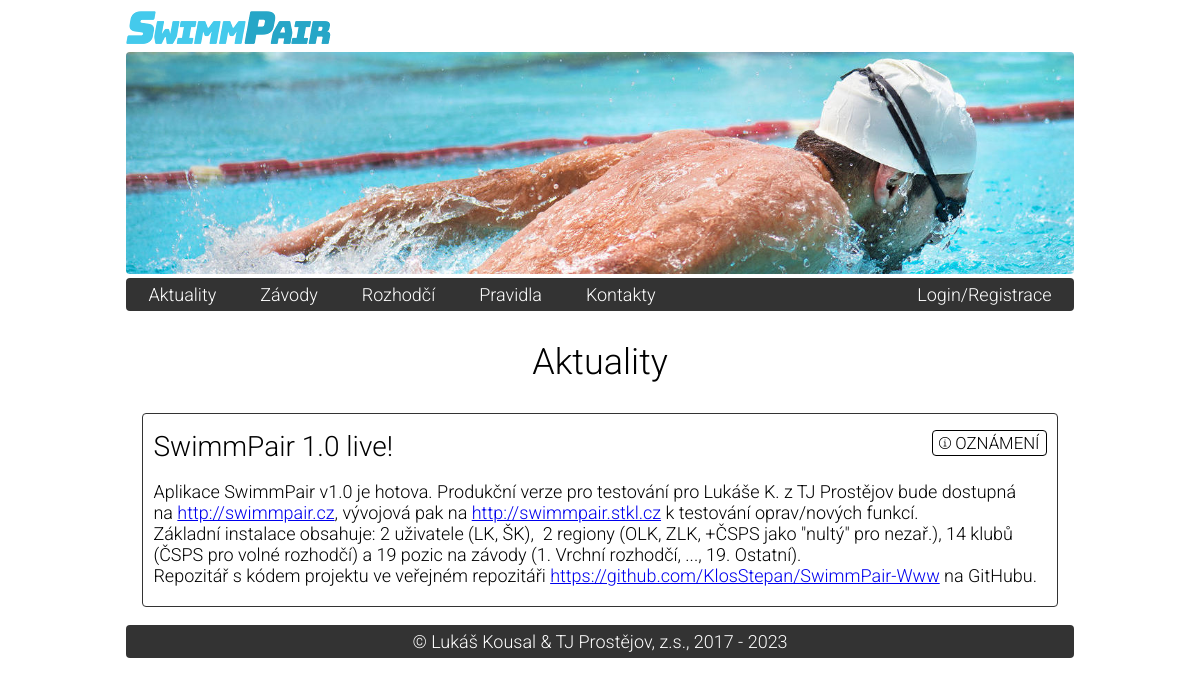
The page / on the database its author committed.
### tables this page shows
CREATE TABLE `sp_posts` (
  `id` int NOT NULL AUTO_INCREMENT,
  `timestamp` datetime DEFAULT CURRENT_TIMESTAMP,
  `title` text NOT NULL,
  `content` text NOT NULL,
  `display_flag` tinyint(1) NOT NULL,
  `author_user_id` int DEFAULT NULL,
  `signature_flag` tinyint(1) NOT NULL,
  PRIMARY KEY (`id`)
);

### start.php (called while the page is built, shortened)
<?php
    $host = getenv("DATABASE_HOST");
    $user = getenv("DATABASE_USER");
    $pass = getenv("DATABASE_PASS");
    $db = getenv("DATABASE_NAME");
	$mysqli = new mysqli($host, $user, $pass, $db) or die($mysqli->error);
	$mysqli->set_charset('utf8');
	function h($string)
	{
	    return htmlspecialchars($string);
	}
	require __DIR__ . '/model/Post.php';
	require __DIR__ . '/model/PostsManager.php';
	$postsManager = new PostsManager($mysqli);

### model/PostsManager.php (called while the page is built, shortened)
<?php
class PostsManager
{
	private $mysqli;
	public function __construct(mysqli $mysqli)
	{
		$this->mysqli = $mysqli;
	}
	public function FindLastNPosts($N)
	{
		$statement = $this->mysqli->prepare('CALL `FindLastNPosts`(?);');
		$statement->bind_param('i', $N);
		$posts = $this->_CreatePostsFromStatement($statement);
		return $posts;
	}
	private function _CreatePostsFromStatement(mysqli_stmt $statement)
	{
		$statement->execute();
		$rows = $statement->get_result()->fetch_all(MYSQLI_ASSOC);
		$posts = [];
		foreach ($rows as $row) {
			$posts[] = $this->_CreatePostFromRow($row);
		}
		return $posts;
	}
	private function _CreatePostFromRow(array $row)
	{
		return new Post($row['id'], $row['timestamp'], $row['title'], $row['content'], $row['display_flag'], $row['author_user_id'], $row['signature_flag']);
	}
}

### model/Post.php (called while the page is built, shortened)
<?php
class Post
{
    public function __construct($id, $timestamp, $title, $content, $display_flag, $author_user_id, $signature_flag)
    {
        $this->id = $id;
        $this->title = $title;
        $this->content = $content;
        $this->author_user_id = $author_user_id;
        $this->signature_flag = $signature_flag;
    }
}

### index.php (the view, shortened to what this page needs)
<?php
require 'start.php';
$posts = $postsManager->FindLastNPosts(3);
?>
<!DOCTYPE html>
<html>
<head>
    <?php include("UNIFIED_head_content.php"); ?>
</head>
<body>
    <div class="bodywrapper">
    <?php include("UNIFIED_header.php"); ?>
    <?php include("UNIFIED_menu.php"); ?>
    <section class="content">
        <h1>Aktuality</h1>
        <section id="posts">
            <?php if ($posts): ?>
                <?php foreach ($posts as $post): ?>
                    <article class="post" id="<?= h($post->id) ?>">
                        <h1><span><?= h($post->title) ?></span>
                            <?php
                            if($post->signature_flag==1)
                            {
	                            echo "<span class=\"author\">";
	                            if($post->author_user_id==null)
                                {
                                    echo "<img src=\"img/info_24x24.png\" alt=\"info\" height=\"12\" width=\"12\"> OZNÁMENÍ";
                                }
                                else
                                {
	                                echo "<span class=\"frame\">aut. </span><span>".$usersManager->GetUserFullNameByID($post->author_user_id).", </span><span class=\"frame\">naps. ".date("d-m-Y", strtotime($post->timestamp))."</span>";
                                }
	                            echo "</span>";
                            }
                            ?>
                        </h1>
                        <p class="paragraph"><?= $post->content ?></p>
                    </article>
                <?php endforeach; ?>
            <?php else: ?>
                0 aktualit
            <?php endif; ?>
        </section>
    </section>
    <?php include("UNIFIED_footer.php"); ?>
</div>
</body>
</html>

### css/style.css (style rules this page uses)
html { overflow-y: scroll; }
body { color: #000; font-weight: 300; font-family: 'Roboto', sans-serif; font-size: 18px; text-align: center; }
.bodywrapper { width: 80%; margin: 0 auto; text-align: left; }
.post { border: 1px solid #333333; border-radius: 4px; padding: 2px 10px 2px 10px; margin: 16px; }
.post>h1 { font-size: 28px; margin-top: 14px; margin-bottom: 14px; }
.author { float: right; font-size: 60%; border: 1px solid; padding: 2px 6px 2px 6px; border-radius: 4px; }
h1 { font-weight: 300; font-family: 'Roboto', sans-serif; font-size: 32px; }
.content>h1, #title>h1, #content>h1 { text-align: center; font-weight: 300; font-size: 36px; }

### rows shown on the page
sp_posts: title "SwimmPair 1.0 live!", signature_flag 1 (drawn), content "Aplikace SwimmPair v1.0 je hotova. Produkční verze pro testování pro Lukáše K. z TJ Prostějov bude dostupná na http://swimmpair.cz , vývojová pak na http://swimmpair.stkl.cz k testování oprav/nových funkcí. Základní instalace obsahuje: 2 uživatele (LK, ŠK), 2 regiony (OLK, ZLK, +ČSPS jako \"nultý\" pro nezař.), 14 klubů (ČSPS pro volné rozhodčí) a 19 pozic na závody (1. Vrchní rozhodčí, ..., 19. Ostatní). Repozitář s kódem projektu ve veřejném repozitáři https://github.com/KlosStepan/SwimmPair-Www na GitHubu."
